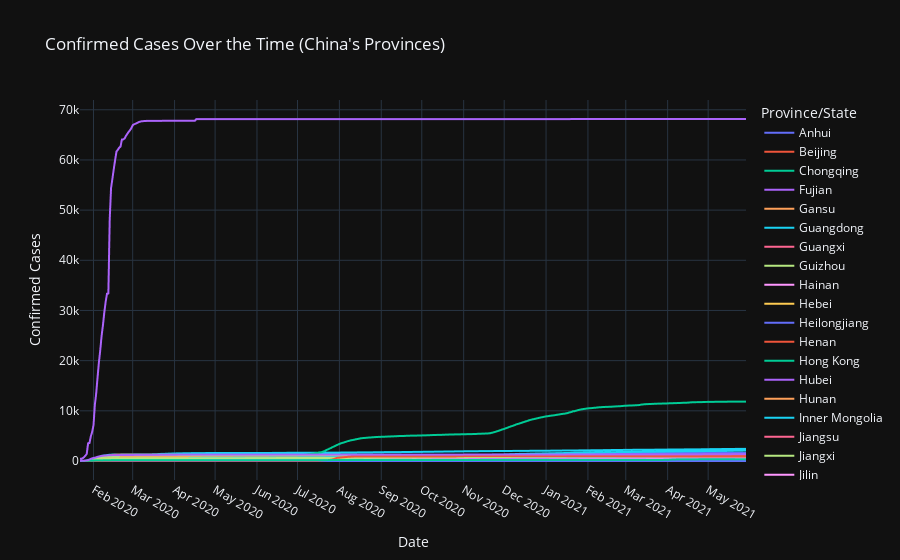

Here is the notebook cell this chart was saved with:
### Code cell
# Confirmed cases over the time for China's Provinces by date
china_by_provinces = confirm_cases[confirm_cases['Country/Region'] == 'China']

fig = px.line(
    china_by_provinces,
    x=china_by_provinces.index,
    y='Confirm',
    color='Province/State',
    title="Confirmed Cases Over the Time (China's Provinces)",
    labels={'Confirm': 'Confirmed Cases', 'Date': 'Date'},
    template='plotly_dark'
)
fig.update_xaxes(
    dtick="M1"
)
fig.show()

### Figure 1 — Plotly figure (JSON) as saved in the notebook; plotly's stock layout.template omitted (floating-point values rounded to 4 significant figures; data arrays with more than 128 entries replaced by an {"elided": "..."} marker saying what was removed)
{"data": [{"hovertemplate": "Province/State=Anhui<br>Date=%{x}<br>Confirmed Cases=%{y}<extra></extra>", "legendgroup": "Anhui", "line": {"color": "#636efa", "dash": "solid"}, "marker": {"symbol": "circle"}, "mode": "lines", "name": "Anhui", "showlegend": true, "type": "scattergl", "x": {"elided": "494 str values"}, "xaxis": "x", "y": {"elided": "494 int values"}, "yaxis": "y"}, {"hovertemplate": "Province/State=Beijing<br>Date=%{x}<br>Confirmed Cases=%{y}<extra></extra>", "legendgroup": "Beijing", "line": {"color": "#EF553B", "dash": "solid"}, "marker": {"symbol": "circle"}, "mode": "lines", "name": "Beijing", "showlegend": true, "type": "scattergl", "x": {"elided": "494 str values"}, "xaxis": "x", "y": {"elided": "494 int values"}, "yaxis": "y"}, {"hovertemplate": "Province/State=Chongqing<br>Date=%{x}<br>Confirmed Cases=%{y}<extra></extra>", "legendgroup": "Chongqing", "line": {"color": "#00cc96", "dash": "solid"}, "marker": {"symbol": "circle"}, "mode": "lines", "name": "Chongqing", "showlegend": true, "type": "scattergl", "x": {"elided": "494 str values"}, "xaxis": "x", "y": {"elided": "494 int values"}, "yaxis": "y"}, {"hovertemplate": "Province/State=Fujian<br>Date=%{x}<br>Confirmed Cases=%{y}<extra></extra>", "legendgroup": "Fujian", "line": {"color": "#ab63fa", "dash": "solid"}, "marker": {"symbol": "circle"}, "mode": "lines", "name": "Fujian", "showlegend": true, "type": "scattergl", "x": {"elided": "494 str values"}, "xaxis": "x", "y": {"elided": "494 int values"}, "yaxis": "y"}, {"hovertemplate": "Province/State=Gansu<br>Date=%{x}<br>Confirmed Cases=%{y}<extra></extra>", "legendgroup": "Gansu", "line": {"color": "#FFA15A", "dash": "solid"}, "marker": {"symbol": "circle"}, "mode": "lines", "name": "Gansu", "showlegend": true, "type": "scattergl", "x": {"elided": "494 str values"}, "xaxis": "x", "y": {"elided": "494 int values"}, "yaxis": "y"}, {"hovertemplate": "Province/State=Guangdong<br>Date=%{x}<br>Confirmed Cases=%{y}<extra></extra>", "legendgroup": "Guangdong", "line": {"color": "#19d3f3", "dash": "solid"}, "marker": {"symbol": "circle"}, "mode": "lines", "name": "Guangdong", "showlegend": true, "type": "scattergl", "x": {"elided": "494 str values"}, "xaxis": "x", "y": {"elided": "494 int values"}, "yaxis": "y"}, {"hovertemplate": "Province/State=Guangxi<br>Date=%{x}<br>Confirmed Cases=%{y}<extra></extra>", "legendgroup": "Guangxi", "line": {"color": "#FF6692", "dash": "solid"}, "marker": {"symbol": "circle"}, "mode": "lines", "name": "Guangxi", "showlegend": true, "type": "scattergl", "x": {"elided": "494 str values"}, "xaxis": "x", "y": {"elided": "494 int values"}, "yaxis": "y"}, {"hovertemplate": "Province/State=Guizhou<br>Date=%{x}<br>Confirmed Cases=%{y}<extra></extra>", "legendgroup": "Guizhou", "line": {"color": "#B6E880", "dash": "solid"}, "marker": {"symbol": "circle"}, "mode": "lines", "name": "Guizhou", "showlegend": true, "type": "scattergl", "x": {"elided": "494 str values"}, "xaxis": "x", "y": {"elided": "494 int values"}, "yaxis": "y"}, {"hovertemplate": "Province/State=Hainan<br>Date=%{x}<br>Confirmed Cases=%{y}<extra></extra>", "legendgroup": "Hainan", "line": {"color": "#FF97FF", "dash": "solid"}, "marker": {"symbol": "circle"}, "mode": "lines", "name": "Hainan", "showlegend": true, "type": "scattergl", "x": {"elided": "494 str values"}, "xaxis": "x", "y": {"elided": "494 int values"}, "yaxis": "y"}, {"hovertemplate": "Province/State=Hebei<br>Date=%{x}<br>Confirmed Cases=%{y}<extra></extra>", "legendgroup": "Hebei", "line": {"color": "#FECB52", "dash": "solid"}, "marker": {"symbol": "circle"}, "mode": "lines", "name": "Hebei", "showlegend": true, "type": "scattergl", "x": {"elided": "494 str values"}, "xaxis": "x", "y": {"elided": "494 int values"}, "yaxis": "y"}, {"hovertemplate": "Province/State=Heilongjiang<br>Date=%{x}<br>Confirmed Cases=%{y}<extra></extra>", "legendgroup": "Heilongjiang", "line": {"color": "#636efa", "dash": "solid"}, "marker": {"symbol": "circle"}, "mode": "lines", "name": "Heilongjiang", "showlegend": true, "type": "scattergl", "x": {"elided": "494 str values"}, "xaxis": "x", "y": {"elided": "494 int values"}, "yaxis": "y"}, {"hovertemplate": "Province/State=Henan<br>Date=%{x}<br>Confirmed Cases=%{y}<extra></extra>", "legendgroup": "Henan", "line": {"color": "#EF553B", "dash": "solid"}, "marker": {"symbol": "circle"}, "mode": "lines", "name": "Henan", "showlegend": true, "type": "scattergl", "x": {"elided": "494 str values"}, "xaxis": "x", "y": {"elided": "494 int values"}, "yaxis": "y"}, {"hovertemplate": "Province/State=Hong Kong<br>Date=%{x}<br>Confirmed Cases=%{y}<extra></extra>", "legendgroup": "Hong Kong", "line": {"color": "#00cc96", "dash": "solid"}, "marker": {"symbol": "circle"}, "mode": "lines", "name": "Hong Kong", "showlegend": true, "type": "scattergl", "x": {"elided": "494 str values"}, "xaxis": "x", "y": {"elided": "494 int values"}, "yaxis": "y"}, {"hovertemplate": "Province/State=Hubei<br>Date=%{x}<br>Confirmed Cases=%{y}<extra></extra>", "legendgroup": "Hubei", "line": {"color": "#ab63fa", "dash": "solid"}, "marker": {"symbol": "circle"}, "mode": "lines", "name": "Hubei", "showlegend": true, "type": "scattergl", "x": {"elided": "494 str values"}, "xaxis": "x", "y": {"elided": "494 int values"}, "yaxis": "y"}, {"hovertemplate": "Province/State=Hunan<br>Date=%{x}<br>Confirmed Cases=%{y}<extra></extra>", "legendgroup": "Hunan", "line": {"color": "#FFA15A", "dash": "solid"}, "marker": {"symbol": "circle"}, "mode": "lines", "name": "Hunan", "showlegend": true, "type": "scattergl", "x": {"elided": "494 str values"}, "xaxis": "x", "y": {"elided": "494 int values"}, "yaxis": "y"}, {"hovertemplate": "Province/State=Inner Mongolia<br>Date=%{x}<br>Confirmed Cases=%{y}<extra></extra>", "legendgroup": "Inner Mongolia", "line": {"color": "#19d3f3", "dash": "solid"}, "marker": {"symbol": "circle"}, "mode": "lines", "name": "Inner Mongolia", "showlegend": true, "type": "scattergl", "x": {"elided": "494 str values"}, "xaxis": "x", "y": {"elided": "494 int values"}, "yaxis": "y"}, {"hovertemplate": "Province/State=Jiangsu<br>Date=%{x}<br>Confirmed Cases=%{y}<extra></extra>", "legendgroup": "Jiangsu", "line": {"color": "#FF6692", "dash": "solid"}, "marker": {"symbol": "circle"}, "mode": "lines", "name": "Jiangsu", "showlegend": true, "type": "scattergl", "x": {"elided": "494 str values"}, "xaxis": "x", "y": {"elided": "494 int values"}, "yaxis": "y"}, {"hovertemplate": "Province/State=Jiangxi<br>Date=%{x}<br>Confirmed Cases=%{y}<extra></extra>", "legendgroup": "Jiangxi", "line": {"color": "#B6E880", "dash": "solid"}, "marker": {"symbol": "circle"}, "mode": "lines", "name": "Jiangxi", "showlegend": true, "type": "scattergl", "x": {"elided": "494 str values"}, "xaxis": "x", "y": {"elided": "494 int values"}, "yaxis": "y"}, {"hovertemplate": "Province/State=Jilin<br>Date=%{x}<br>Confirmed Cases=%{y}<extra></extra>", "legendgroup": "Jilin", "line": {"color": "#FF97FF", "dash": "solid"}, "marker": {"symbol": "circle"}, "mode": "lines", "name": "Jilin", "showlegend": true, "type": "scattergl", "x": {"elided": "494 str values"}, "xaxis": "x", "y": {"elided": "494 int values"}, "yaxis": "y"}, {"hovertemplate": "Province/State=Liaoning<br>Date=%{x}<br>Confirmed Cases=%{y}<extra></extra>", "legendgroup": "Liaoning", "line": {"color": "#FECB52", "dash": "solid"}, "marker": {"symbol": "circle"}, "mode": "lines", "name": "Liaoning", "showlegend": true, "type": "scattergl", "x": {"elided": "494 str values"}, "xaxis": "x", "y": {"elided": "494 int values"}, "yaxis": "y"}, {"hovertemplate": "Province/State=Macau<br>Date=%{x}<br>Confirmed Cases=%{y}<extra></extra>", "legendgroup": "Macau", "line": {"color": "#636efa", "dash": "solid"}, "marker": {"symbol": "circle"}, "mode": "lines", "name": "Macau", "showlegend": true, "type": "scattergl", "x": {"elided": "494 str values"}, "xaxis": "x", "y": {"elided": "494 int values"}, "yaxis": "y"}, {"hovertemplate": "Province/State=Ningxia<br>Date=%{x}<br>Confirmed Cases=%{y}<extra></extra>", "legendgroup": "Ningxia", "line": {"color": "#EF553B", "dash": "solid"}, "marker": {"symbol": "circle"}, "mode": "lines", "name": "Ningxia", "showlegend": true, "type": "scattergl", "x": {"elided": "494 str values"}, "xaxis": "x", "y": {"elided": "494 int values"}, "yaxis": "y"}, {"hovertemplate": "Province/State=Qinghai<br>Date=%{x}<br>Confirmed Cases=%{y}<extra></extra>", "legendgroup": "Qinghai", "line": {"color": "#00cc96", "dash": "solid"}, "marker": {"symbol": "circle"}, "mode": "lines", "name": "Qinghai", "showlegend": true, "type": "scattergl", "x": {"elided": "494 str values"}, "xaxis": "x", "y": {"elided": "494 int values"}, "yaxis": "y"}, {"hovertemplate": "Province/State=Shaanxi<br>Date=%{x}<br>Confirmed Cases=%{y}<extra></extra>", "legendgroup": "Shaanxi", "line": {"color": "#ab63fa", "dash": "solid"}, "marker": {"symbol": "circle"}, "mode": "lines", "name": "Shaanxi", "showlegend": true, "type": "scattergl", "x": {"elided": "494 str values"}, "xaxis": "x", "y": {"elided": "494 int values"}, "yaxis": "y"}, {"hovertemplate": "Province/State=Shandong<br>Date=%{x}<br>Confirmed Cases=%{y}<extra></extra>", "legendgroup": "Shandong", "line": {"color": "#FFA15A", "dash": "solid"}, "marker": {"symbol": "circle"}, "mode": "lines", "name": "Shandong", "showlegend": true, "type": "scattergl", "x": {"elided": "494 str values"}, "xaxis": "x", "y": {"elided": "494 int values"}, "yaxis": "y"}, {"hovertemplate": "Province/State=Shanghai<br>Date=%{x}<br>Confirmed Cases=%{y}<extra></extra>", "legendgroup": "Shanghai", "line": {"color": "#19d3f3", "dash": "solid"}, "marker": {"symbol": "circle"}, "mode": "lines", "name": "Shanghai", "showlegend": true, "type": "scattergl", "x": {"elided": "494 str values"}, "xaxis": "x", "y": {"elided": "494 int values"}, "yaxis": "y"}, {"hovertemplate": "Province/State=Shanxi<br>Date=%{x}<br>Confirmed Cases=%{y}<extra></extra>", "legendgroup": "Shanxi", "line": {"color": "#FF6692", "dash": "solid"}, "marker": {"symbol": "circle"}, "mode": "lines", "name": "Shanxi", "showlegend": true, "type": "scattergl", "x": {"elided": "494 str values"}, "xaxis": "x", "y": {"elided": "494 int values"}, "yaxis": "y"}, {"hovertemplate": "Province/State=Sichuan<br>Date=%{x}<br>Confirmed Cases=%{y}<extra></extra>", "legendgroup": "Sichuan", "line": {"color": "#B6E880", "dash": "solid"}, "marker": {"symbol": "circle"}, "mode": "lines", "name": "Sichuan", "showlegend": true, "type": "scattergl", "x": {"elided": "494 str values"}, "xaxis": "x", "y": {"elided": "494 int values"}, "yaxis": "y"}, {"hovertemplate": "Province/State=Tianjin<br>Date=%{x}<br>Confirmed Cases=%{y}<extra></extra>", "legendgroup": "Tianjin", "line": {"color": "#FF97FF", "dash": "solid"}, "marker": {"symbol": "circle"}, "mode": "lines", "name": "Tianjin", "showlegend": true, "type": "scattergl", "x": {"elided": "494 str values"}, "xaxis": "x", "y": {"elided": "494 int values"}, "yaxis": "y"}, {"hovertemplate": "Province/State=Tibet<br>Date=%{x}<br>Confirmed Cases=%{y}<extra></extra>", "legendgroup": "Tibet", "line": {"color": "#FECB52", "dash": "solid"}, "marker": {"symbol": "circle"}, "mode": "lines", "name": "Tibet", "showlegend": true, "type": "scattergl", "x": {"elided": "494 str values"}, "xaxis": "x", "y": {"elided": "494 int values"}, "yaxis": "y"}, {"hovertemplate": "Province/State=Unknown<br>Date=%{x}<br>Confirmed Cases=%{y}<extra></extra>", "legendgroup": "Unknown", "line": {"color": "#636efa", "dash": "solid"}, "marker": {"symbol": "circle"}, "mode": "lines", "name": "Unknown", "showlegend": true, "type": "scattergl", "x": {"elided": "494 str values"}, "xaxis": "x", "y": {"elided": "494 int values"}, "yaxis": "y"}, {"hovertemplate": "Province/State=Xinjiang<br>Date=%{x}<br>Confirmed Cases=%{y}<extra></extra>", "legendgroup": "Xinjiang", "line": {"color": "#EF553B", "dash": "solid"}, "marker": {"symbol": "circle"}, "mode": "lines", "name": "Xinjiang", "showlegend": true, "type": "scattergl", "x": {"elided": "494 str values"}, "xaxis": "x", "y": {"elided": "494 int values"}, "yaxis": "y"}, {"hovertemplate": "Province/State=Yunnan<br>Date=%{x}<br>Confirmed Cases=%{y}<extra></extra>", "legendgroup": "Yunnan", "line": {"color": "#00cc96", "dash": "solid"}, "marker": {"symbol": "circle"}, "mode": "lines", "name": "Yunnan", "showlegend": true, "type": "scattergl", "x": {"elided": "494 str values"}, "xaxis": "x", "y": {"elided": "494 int values"}, "yaxis": "y"}, {"hovertemplate": "Province/State=Zhejiang<br>Date=%{x}<br>Confirmed Cases=%{y}<extra></extra>", "legendgroup": "Zhejiang", "line": {"color": "#ab63fa", "dash": "solid"}, "marker": {"symbol": "circle"}, "mode": "lines", "name": "Zhejiang", "showlegend": true, "type": "scattergl", "x": {"elided": "494 str values"}, "xaxis": "x", "y": {"elided": "494 int values"}, "yaxis": "y"}], "layout": {"legend": {"title": {"text": "Province/State"}, "tracegroupgap": 0}, "title": {"text": "Confirmed Cases Over the Time (China's Provinces)"}, "xaxis": {"anchor": "y", "domain": [0, 1], "dtick": "M1", "title": {"text": "Date"}}, "yaxis": {"anchor": "x", "domain": [0, 1], "title": {"text": "Confirmed Cases"}}}}
